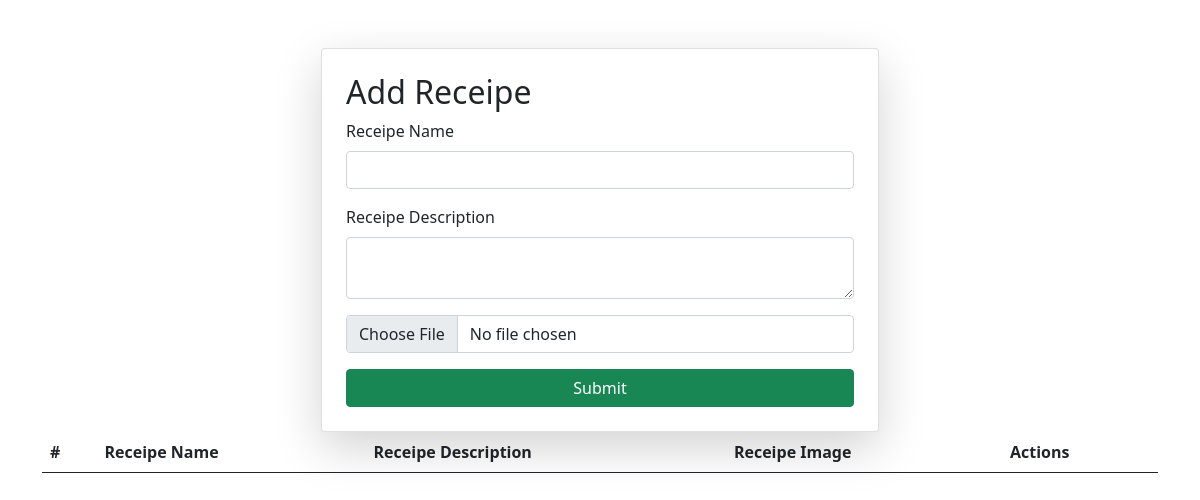
Before: /receips/ with the older database file.
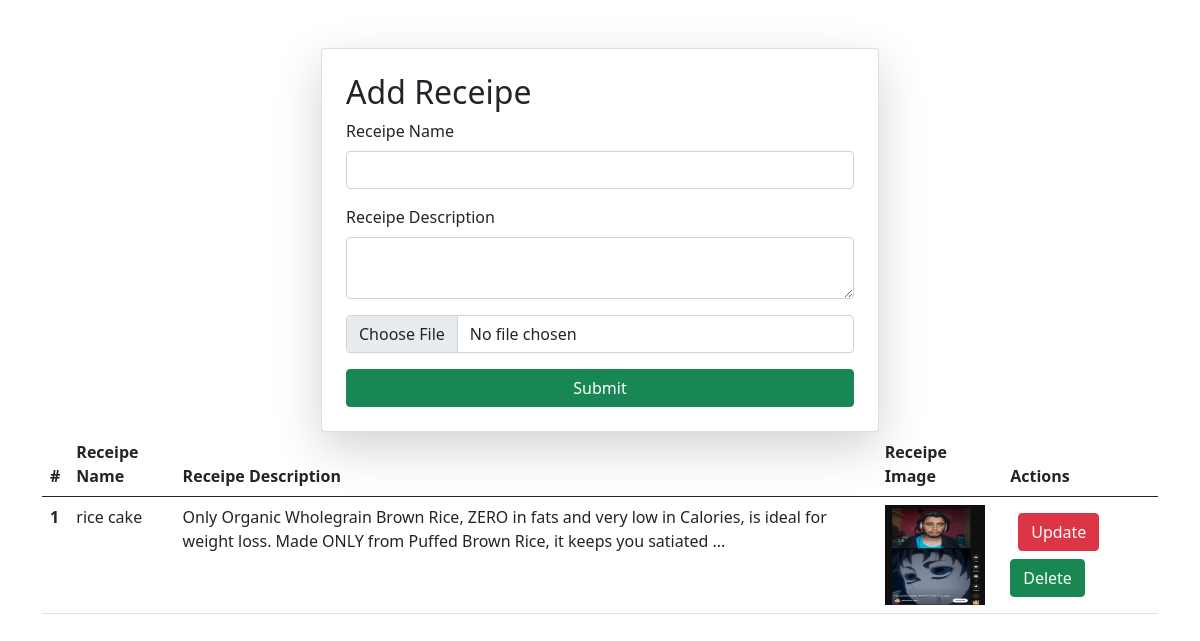
After: the same page with the newer database file.
### vege/models.py (models this page shows)
class Receipe(models.Model):
    user = models.ForeignKey(
        User, on_delete=models.SET_NULL, null=True, blank=True)
    receipe_name = models.CharField(max_length=100)
    receipe_description = models.TextField()
    receipe_image = models.ImageField(upload_to="receipe")

### vege/views.py (the view, shortened to what this page needs)
# urls.py: path('receips/',receipes),
def receipes(request):
    queryset=Receipe.objects.all()
    context={'receipes':queryset}
    return render(request,"receips.html",context)

### vege/templates/receips.html (shortened to what this page needs)
<!DOCTYPE html>
<html lang="en">
<head>
    <link href="https://cdn.jsdelivr.net/npm/bootstrap@5.0.2/dist/css/bootstrap.min.css" rel="stylesheet">
</head>
<body>
    <div class="container mt-5 ">
        <form class="col-6 mx-auto card p-4 shadow-lg" method="post" enctype="multipart/form-data">
            <h2>Add Receipe</h2>
            <div class="mb-3">
              <label for="exampleInputEmail1" class="form-label">Receipe Name</label>
              <input type="text" class="form-control" name="receipe_name">
            </div>
            <div class="mb-3">
              <label for="exampleInputPassword1" class="form-label">Receipe Description</label>
            <textarea class="form-control" name="receipe_description"></textarea>
            </div>
            <div class="mb-3">
              <input type="file" class="form-control" name="receipe_image" >
            </div>
            <button type="submit" class="btn btn-success">Submit</button>
          </form>
          <table class="table">
            <thead>
              <tr>
                <th scope="col">#</th>
                <th scope="col">Receipe Name</th>
                <th scope="col">Receipe Description</th>
                <th scope="col">Receipe Image</th>
                <th scope="col">Actions</th>
              </tr>
            </thead>
            <tbody>
            {% for receipe in receipes %}
              <tr>
                <th scope="row">{{forloop.counter}}</th>
                <td>{{receipe.receipe_name}}</td>
                <td>{{receipe.receipe_description}}</td>
                <td>
                    <img src="/media/{{receipe.receipe_image}}" alt="img" style="height:100px ; width:100px ;"></td>
                    <td>
                        <a href="/update-receipe/{{receipe.id}}/" class="btn btn-danger m-2">Update</a>
                        <a href="/delete-receipe/{{receipe.id}}/" class="btn btn-success">Delete</a>
                    </td>
              </tr>
              {% endfor %}
            </tbody>
          </table>
    </div>
</body>
</html>

Changed rows visible on the page:
added Receipe: receipe_name "rice cake", receipe_description "Only Organic Wholegrain Brown Rice, ZERO in fats and very low in Calories, is ideal for weight loss. Made ONLY from Puffed Brown Rice, it keeps you satiated ...", receipe_image (picture)
